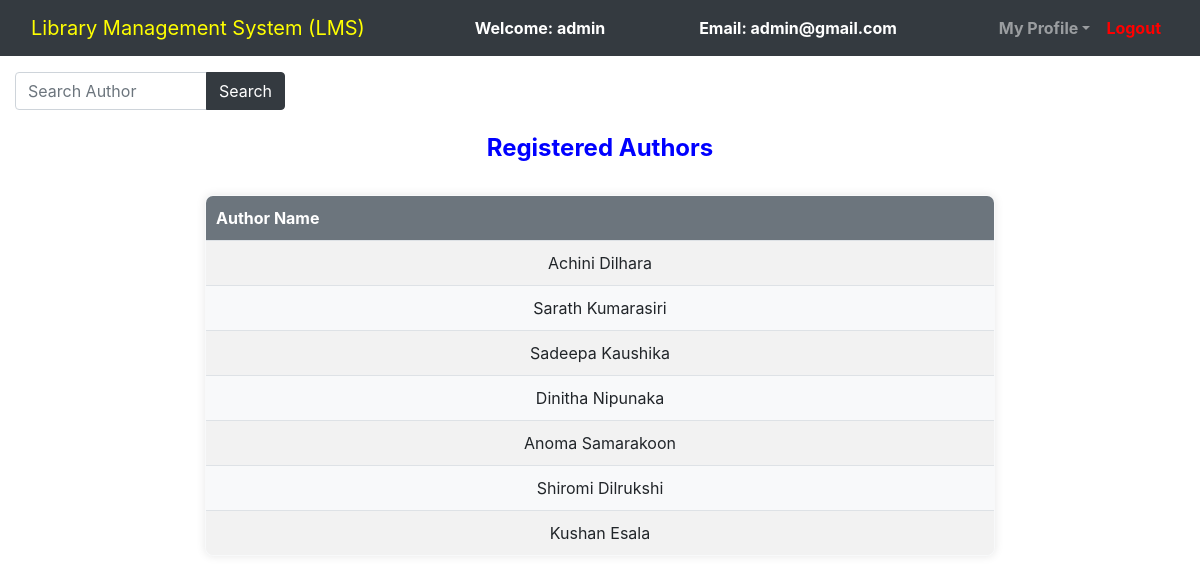
The app's page /admin/Regauthor.php (signed in) with its own data.
### tables this page shows
CREATE TABLE `authors` (
  `author_id` int(11) NOT NULL,
  `author_name` varchar(250) NOT NULL
);

### admin/Regauthor.php (the view, shortened to what this page needs)
<?php
	$connection = mysqli_connect("localhost","root","");
	$query = "SELECT * FROM Authors";
?>
<!DOCTYPE html>
<html>
<head>
	<link rel="stylesheet" type="text/css" href="../bootstrap-4.4.1/css/bootstrap.min.css">
</head>
<body>
	<nav class="navbar navbar-expand-lg navbar-dark bg-dark">
		<div class="container-fluid">
			<div class="navbar-header">
				<a class="navbar-brand" href="admin_dashboard.php"style=color:yellow;>Library Management System (LMS)</style></a>
			</div>
			<font style="color: white"><span><strong>Welcome: <?php echo $_SESSION['name'];?></strong></span></font>
			<font style="color: white"><span><strong>Email: <?php echo $_SESSION['email'];?></strong></font>
		    <ul class="nav navbar-nav navbar-right">
		      <li class="nav-item dropdown">
	        	<a class="nav-link dropdown-toggle" data-toggle="dropdown"><b>My Profile</b></a>
		      </li>
		      <li class="nav-item">
		        <a class="nav-link" href="../logout.php"style=color:red;><b>Logout</b></style></a>
		      </li>
		    </ul>
		</div>
	</nav>
	<div class="container-fluid">
	    <div class="row">
	        <div class="col-md-3">
	            <form method="GET" action="">
	                <div class="input-group mt-3">
	                    <input type="text" class="form-control" name="search" placeholder="Search Author">
	                    <div class="input-group-append">
	                        <button class="btn btn-dark" type="submit">Search</button>
	                    </div>
	                </div>
	            </form>
	        </div>
	        <div class="col-md-9">
	        </div>
	    </div>
	</div>
	<br>
		<center><h4 style=color:blue;><b>Registered Authors</b></h4><br></center>
		<div class="row">
			<div class="col-md-2"></div>
			<div class="col-md-8">
				<form>
					<table class="table-bordered" width="900px" style="text-align: center">
						<tr>
							<th>Author Name</th>
						</tr>
					<?php
						$query_run = mysqli_query($connection,$query);
						while ($row = mysqli_fetch_assoc($query_run)){
							?>
							<tr>
							<td><?php echo $row['author_name'];?></td>
						</tr>
					<?php
						}
					?>
				</table>
				</form>
			</div>
			<div class="col-md-2"></div>
		</div>
</body>
</html>

### admin/Regauthor.php (style rules this page uses)
table { width: 100%; border-collapse: collapse; background-color: #f8f9fa; box-shadow: 0 0 10px rgba(0, 0, 0, 0.1); border-radius: 8px; overflow: hidden; }
th { background-color: #6c757d; color: white; font-weight: bold; padding: 10px; text-align: left; border-bottom: 2px solid #dee2e6; }
td { padding: 10px; border-bottom: 1px solid #dee2e6; }
tr:nth-child(even) { background-color: #f2f2f2; }

### records on screen
authors: author_name "Achini Dilhara"
authors: author_name "Sarath Kumarasiri"
authors: author_name "Sadeepa Kaushika"
authors: author_name "Dinitha Nipunaka"
authors: author_name "Anoma Samarakoon"
authors: author_name "Shiromi Dilrukshi"
authors: author_name "Kushan Esala"

### other values on screen
$_SESSION['name'] "admin"
$_SESSION['email'] "admin@gmail.com"
